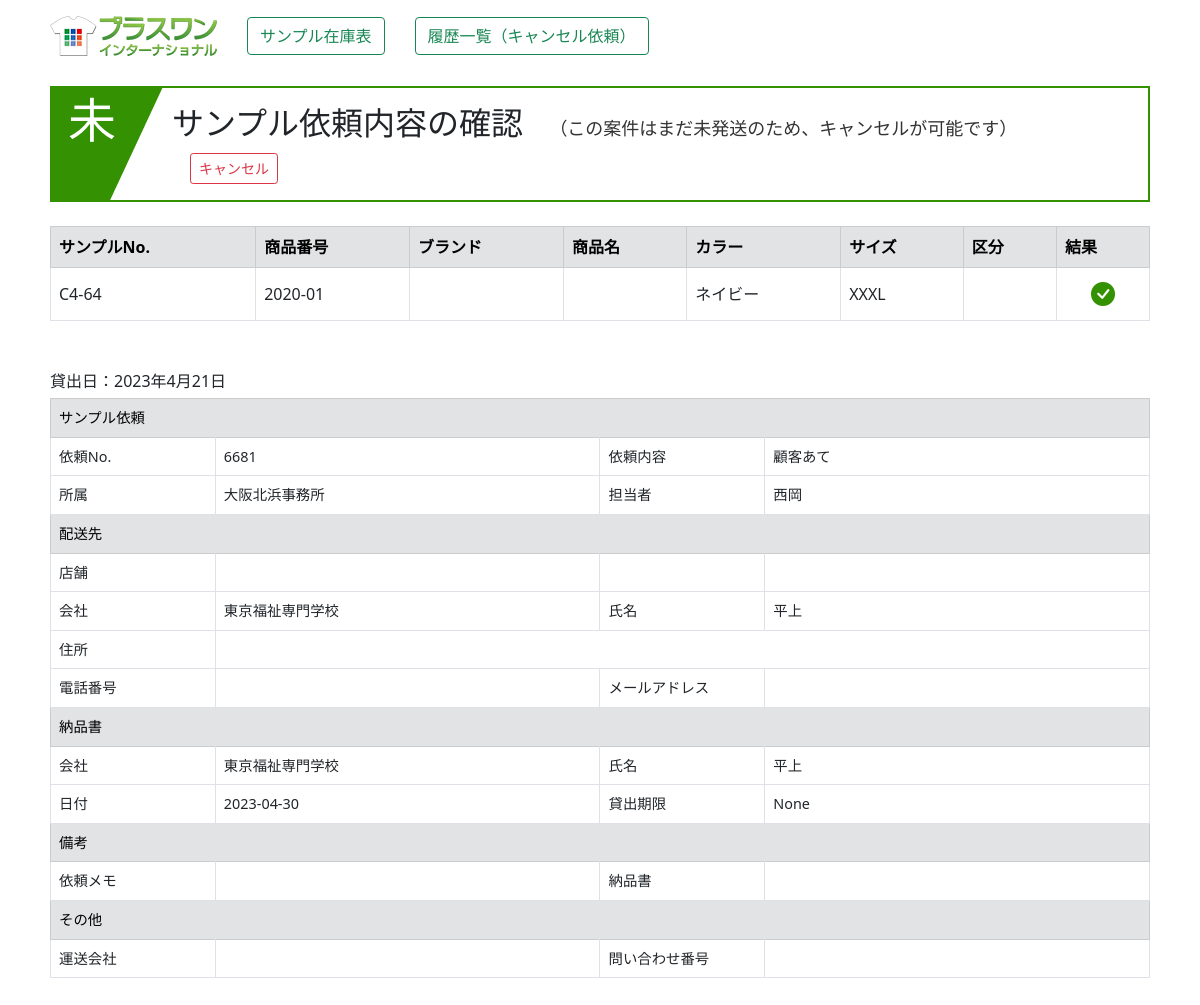
Screenshot of /rireki_kakunin/1 with the database file from the repository.
### zaiko/models.py (models this page shows, shortened)
class Shouhin(models.Model):
    hontai_num=models.AutoField("本体No",primary_key=True)
    sample_num=models.CharField("サンプルNo",max_length=20,blank=True)
    category=models.CharField("カテゴリ",max_length=50,blank=True)
    shouhin_num=models.CharField("商品番号",max_length=20,blank=True)
    brand=models.CharField("ブランド",max_length=20,blank=True)
    shouhin_name=models.CharField("商品名",max_length=255,blank=True)
    color=models.CharField("カラー",max_length=255,blank=True)
    size=models.CharField("サイズ",max_length=20,blank=True)
    size_num=models.IntegerField("サイズ値",default=0)
    kakou=models.CharField("加工",max_length=50,blank=True)
    bikou=models.CharField("備考",max_length=255,blank=True)
    touroku_day=models.DateField("登録日",auto_now_add=True)
    koushin_day=models.DateField("更新日",auto_now=True)
    joutai=models.IntegerField("状態",default=0)
    irai_num=models.IntegerField("依頼No",default=0)

class Rireki_rental(models.Model):
    irai_num=models.IntegerField("依頼No",null=False)
    irai_type=models.IntegerField("内容")
    rental_day=models.DateField("貸出日",auto_now_add=True)
    shozoku=models.CharField("所属",max_length=30,blank=True)
    tantou=models.CharField("担当者",max_length=30,blank=True)
    haisou_tempo=models.CharField("配送店舗",max_length=30,blank=True)
    haisou_com=models.CharField("会社名",max_length=30,blank=True)
    haisou_cus=models.CharField("名前",max_length=30,blank=True)
    haisou_yubin=models.CharField("郵便番号",max_length=30,blank=True)
    haisou_pref=models.CharField("都道府県",max_length=10,blank=True)
    haisou_city=models.CharField("市区町村",max_length=30,blank=True)
    haisou_banchi=models.CharField("番地",max_length=30,blank=True)
    haisou_build=models.CharField("建物名",max_length=30,blank=True)
    haisou_tel=models.CharField("電話番号",max_length=30,blank=True)
    haisou_mail=models.CharField("メールアドレス",max_length=100,blank=True)
    nouhin_com=models.CharField("納品書会社名",max_length=30,blank=True)
    nouhin_cus=models.CharField("納品書名前",max_length=30,blank=True)
    nouhin_day=models.CharField("納品書日付",max_length=30,null=True,blank=True,default="")
    rental_maxday=models.CharField("貸出期限",max_length=30,null=True,blank=True,default="")
    bikou1=models.TextField("備考（納品）",blank=True)
    bikou2=models.TextField("備考（依頼）",blank=True)
    status=models.IntegerField("状態",default=0)
    unsou_com=models.CharField("運送会社",max_length=20,null=True,blank=True,default="")
    unsou_num=models.CharField("問い合わせ番号",max_length=20,null=True,blank=True,default="")
    cancel_day=models.CharField("キャンセル日",max_length=30,null=True,blank=True,default="")
    cancel_name=models.CharField("キャンセル担当",max_length=30,null=True,blank=True,default="")

### zaiko/views.py (the view)
# urls.py: path('rireki_kakunin/<int:pk>', rireki_kakunin, name="rireki_kakunin"),
def rireki_kakunin(request,pk):
    irai_detail=Rireki_rental.objects.get(pk=pk)
    irai_type=irai_detail.irai_type
    status=irai_detail.status
    if irai_type!=2 and status==0:
        kubun="kakunin_ok"
    else:
        kubun="kakunin_no"
    irai_num=irai_detail.irai_num
    items=Rireki_shouhin.objects.filter(irai_num=irai_num).values_list("irai_hontai_num",flat=True)
    irai_shouhin_list=list(items)
    data=[]
    for i in irai_shouhin_list:
        data2={}
        shouhin=Shouhin.objects.get(hontai_num=i)
        data2["hontai_num"]=shouhin.hontai_num
        data2["sample_num"]=shouhin.sample_num
        data2["shouhin_num"]=shouhin.shouhin_num
        data2["color"]=shouhin.color
        data2["size"]=shouhin.size
        data2["kubun"]=Rireki_shouhin.objects.get(irai_num=irai_num,irai_hontai_num=i).irai_hontai_kubun
        data.append(data2)
    params={
            "irai_shouhin_list":data,
            "irai_detail":irai_detail,
            "kubun":kubun,
        }
    return render(request,"zaiko/success.html",params)

### zaiko/templates/zaiko/success.html (shortened to what this page needs)
{% load static %}
<!DOCTYPE html>
<html lang="ja">
<head>
    <link rel="stylesheet" href="{% static 'main.css' %}">
    <link href="https://cdn.jsdelivr.net/npm/bootstrap@5.0.2/dist/css/bootstrap.min.css" rel="stylesheet">
    <link rel="stylesheet" href="https://cdn.jsdelivr.net/npm/bootstrap-icons@1.8.0/font/bootstrap-icons.css">
</head>
<body>
    <div class="container mt-3 mb-5">
        <div style="margin: 0 auto; justify-content: center; width: 1100px;">
            {% include "zaiko/menu.html" %}
            <div style="margin-top: 30px;">
                {% if kubun == "new" %}
                    <div class="title03">
                        <h2><span class="number">03</span>サンプル依頼が完了しました</h2>
                    </div>
                {% elif kubun == "kakunin_ok" %}
                    <div class="title03">
                        <h2><span class="number">未</span>サンプル依頼内容の確認
                            <span>（この案件はまだ未発送のため、キャンセルが可能です）</span>
                            <span><button type="button" class="btn btn-outline-danger btn-sm" id="cancel">キャンセル</button></span>
                        </h2>
                    </div>
                {% else %}
                    <div class="title00">
                        <h2><span class="number">済</span>サンプル依頼内容の確認<span>（この案件は既に手配済みです）</span></h2>
                    </div>
                {% endif %}
            </div>
            <div class="mt-4">
                <table class="table table-bordered">
                    <thead>
                        <tr class="table-secondary">
                            <th>サンプルNo.</th>
                            <th>商品番号</th>
                            <th>ブランド</th>
                            <th>商品名</th>
                            <th>カラー</th>
                            <th>サイズ</th>
                            <th>区分</th>
                            <th>結果</th>
                        </tr>
                    </thead>
                    <tbody>
                        {% for i in irai_shouhin_list %}
                        <tr>
                            <td style="vertical-align: middle;">{{i.sample_num}}</td>
                            <td style="vertical-align: middle;">{{i.shouhin_num}}</td>
                            <td style="vertical-align: middle;">{{i.brand}}</td>
                            <td style="vertical-align: middle;">{{i.shouhin_name}}</td>
                            <td style="vertical-align: middle;">{{i.color}}</td>
                            <td style="vertical-align: middle;">{{i.size}}</td>
                            <td style="vertical-align: middle;">{{i.kubun}}</td>
                            <td style="text-align: center;">
                                <i class="bi bi-check-circle-fill" style="font-size: 1.5em; color: #349102"></i>
                            </td>
                        </tr>
                        {% endfor %}
                    </tbody>
                </table>
            </div>
            <div class="mt-5">
                <div class="flex4" style="width: 1100px;">
                    <div>貸出日：{{irai_detail.rental_day}}</div>
                </div>
                <table class="table table-bordered" style="margin-top: 5px; font-size: 0.9em; width: 1100px;">
                    <tr class="table-secondary"><td colspan="4">サンプル依頼</td></tr>
                        <td style="width: 15%;">依頼No.</td>
                        <td style="width: 35%;" id="irai_num">{{irai_detail.irai_num}}</td>
                        <td style="width: 15%;">依頼内容</td>
                        <td style="width: 35%;">
                            {% if irai_detail.irai_type == 0 %}
                                顧客あて
                            {% elif irai_detail.irai_type == 1 %}
                                店舗あて
                            {% else %}
                                キープ
                            {% endif %}
                        </td>
                    <tr>
                        <td>所属</td><td id="shozoku">{{irai_detail.shozoku}}</td>
                        <td>担当者</td><td id="tantou">{{irai_detail.tantou}}</td>
                    </tr>
                    <tr class="table-secondary"><td colspan="4">配送先</td></tr>
                    <tr>
                        <td>店舗</td><td>{{irai_detail.haisou_tempo}}</td>
                        <td></td><td></td>
                    </tr>
                    <tr>
                        <td>会社</td><td>{{irai_detail.haisou_com}}</td>
                        <td>氏名</td><td>{{irai_detail.haisou_cus}}</td>
                    </tr>
                    <tr>
                        <td>住所</td>
                        <td colspan="3">
                        </td>
                    </tr>
                    <tr>
                        <td>電話番号</td><td>{{irai_detail.haisou_tel}}</td>
                        <td>メールアドレス</td><td>{{irai_detail.haisou_mail}}</td>
                    </tr>
                    <tr class="table-secondary"><td colspan="4">納品書</td></tr>
                    <tr>
                        <td>会社</td><td>{{irai_detail.nouhin_com}}</td>
                        <td>氏名</td><td>{{irai_detail.nouhin_cus}}</td>
                    </tr>
                    <tr>
                        <td>日付</td><td>{{irai_detail.nouhin_day}}</td>
                        <td>貸出期限</td><td>{{irai_detail.rental_maxday}}</td>
                    </tr>
                    <tr class="table-secondary"><td colspan="4">備考</td></tr>
                    <tr>
                        <td>依頼メモ</td><td>{{irai_detail.bikou2 | linebreaksbr}}</td>
                        <td>納品書</td><td>{{irai_detail.bikou1 | linebreaksbr}}</td>
                    </tr>
                    <tr class="table-secondary"><td colspan="4">その他</td></tr>
                    <tr>
                        <td>運送会社</td><td>{{irai_detail.unsou_com}}</td>
                        <td>問い合わせ番号</td><td>{{irai_detail.unsou_num}}</td>
                    </tr>
                </table>
            </div>
        </div>
    </div>
</body>
</html>

### zaiko/static/main.css (style rules this page uses)
.flex4 { display: flex; flex-wrap: nowrap; justify-content: space-between; }
.title00 h2 span, .title01 h2 span, .title02 h2 span, .title03 h2 span { color: #333333; font-size: 18px; padding-left: 18px; }
.title00 h2 span.number, .title01 h2 span.number, .title02 h2 span.number, .title03 h2 span.number { position: absolute; display: block; top: 3px; left: 0; z-index: 1; font-size: 30px; font-size: 3rem; padding-left: 16px; color: #fff; }
.title03 h2 { position: relative; overflow: hidden; padding: 1rem 2rem 1rem 120px; border: solid 2px #349102; width: 1100px; margin: 0 auto; }
.title03 h2:before { position: absolute; content: ''; top: -150%; left: -100px; width: 200px; height: 300%; transform: rotate(25deg); background: #349102; }

### rows the page displays
Shouhin: sample_num "C4-64", shouhin_num "2020-01", color "ネイビー", size "XXXL"
Rireki_rental: rental_day "2023年4月21日", irai_num "6681", shozoku "大阪北浜事務所", tantou "西岡", haisou_com "東京福祉専門学校", haisou_cus "平上", nouhin_com "東京福祉専門学校", nouhin_cus "平上", nouhin_day "2023-04-30", rental_maxday "None"
